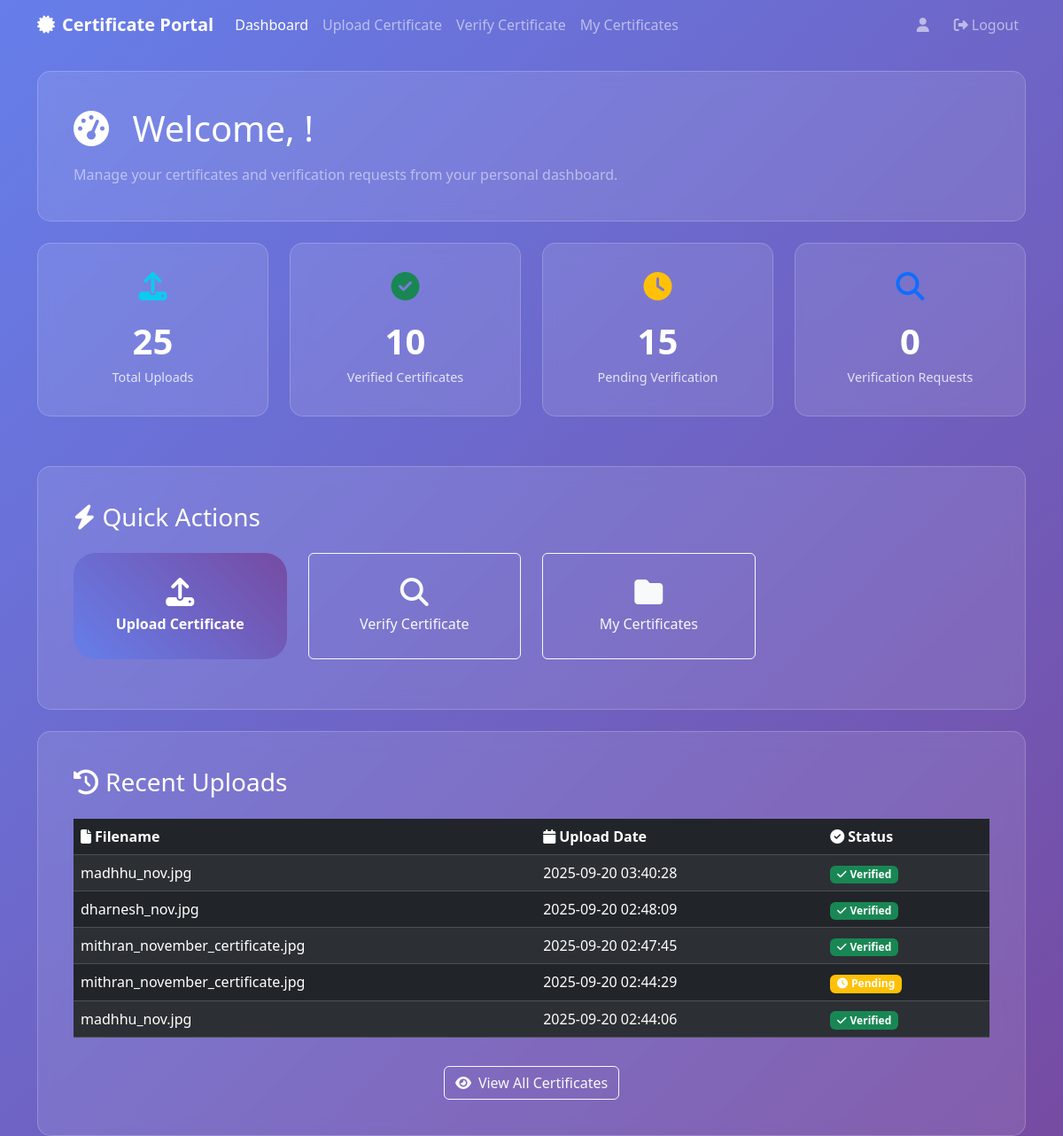
The app's page /dashboard (signed in) with its own data.
### tables this page shows
CREATE TABLE user_certificates (
        id INTEGER PRIMARY KEY AUTOINCREMENT,
        user_id INTEGER,
        filename TEXT NOT NULL,
        original_filename TEXT NOT NULL,
        upload_date TIMESTAMP DEFAULT CURRENT_TIMESTAMP,
        extracted_data TEXT,
        verification_status TEXT DEFAULT 'pending',
        verification_result TEXT,
        FOREIGN KEY (user_id) REFERENCES portal_users (id)
    );

### user/app.py (the view)
@app.route('/dashboard')
@login_required
def dashboard():
    conn = get_user_db()
    cursor = conn.cursor()
    user_id = session['user_id']
    cursor.execute('SELECT COUNT(*) FROM user_certificates WHERE user_id = ?', (user_id,))
    total_uploads = cursor.fetchone()[0]
    cursor.execute('SELECT COUNT(*) FROM user_certificates WHERE user_id = ? AND verification_status = "verified"', (user_id,))
    verified_certificates = cursor.fetchone()[0]
    cursor.execute('SELECT COUNT(*) FROM verification_requests WHERE user_id = ?', (user_id,))
    verification_requests = cursor.fetchone()[0]
    cursor.execute('SELECT original_filename, upload_date, verification_status FROM user_certificates WHERE user_id = ? ORDER BY upload_date DESC LIMIT 5', (user_id,))
    recent_uploads = cursor.fetchall()
    conn.close()
    stats = {
        'total_uploads': total_uploads,
        'verified_certificates': verified_certificates,
        'pending_certificates': total_uploads - verified_certificates,
        'verification_requests': verification_requests
    }
    return render_template('dashboard.html', stats=stats, recent_uploads=recent_uploads)

### user/app.py (called while the page is built)
def get_user_db():
    return sqlite3.connect(USER_DB_PATH)

def login_required(f):
    @wraps(f)
    def decorated_function(*args, **kwargs):
        if 'user_id' not in session:
            flash('Please log in to access this page.', 'warning')
            return redirect(url_for('login'))
        return f(*args, **kwargs)
    return decorated_function

### user/templates/dashboard.html (shortened to what this page needs)
<!DOCTYPE html>
<html lang="en">
<head>
    <link href="https://cdn.jsdelivr.net/npm/bootstrap@5.3.2/dist/css/bootstrap.min.css" rel="stylesheet">
    <link href="https://cdnjs.cloudflare.com/ajax/libs/font-awesome/6.4.0/css/all.min.css" rel="stylesheet">
</head>
<body>
    <nav class="navbar navbar-expand-lg navbar-dark bg-transparent">
        <div class="container">
            <a class="navbar-brand fw-bold" href="{{ url_for('dashboard') }}">
                <i class="fas fa-certificate me-2"></i>Certificate Portal
            </a>
                        <div class="collapse navbar-collapse" id="navbarNav">
                <div class="navbar-nav me-auto">
                    <a class="nav-link active" href="{{ url_for('dashboard') }}">Dashboard</a>
                    <a class="nav-link" href="{{ url_for('upload_certificate') }}">Upload Certificate</a>
                    <a class="nav-link" href="{{ url_for('verify_certificate') }}">Verify Certificate</a>
                    <a class="nav-link" href="{{ url_for('my_certificates') }}">My Certificates</a>
                </div>
                <div class="navbar-nav">
                    <span class="navbar-text me-3">
                        <i class="fas fa-user me-1"></i>{{ session.full_name }}
                    </span>
                    <a class="nav-link" href="{{ url_for('logout') }}">
                        <i class="fas fa-sign-out-alt me-1"></i>Logout
                    </a>
                </div>
            </div>
        </div>
    </nav>
    <div class="container mt-4">
        <div class="row mb-4">
            <div class="col-12">
                <div class="card p-4">
                    <div class="card-body">
                        <h1 class="text-white mb-3">
                            <i class="fas fa-tachometer-alt me-3"></i>
                            Welcome, {{ session.full_name }}!
                        </h1>
                        <p class="text-white-50 mb-0">
                            Manage your certificates and verification requests from your personal dashboard.
                        </p>
                    </div>
                </div>
            </div>
        </div>
        <div class="row mb-4">
            <div class="col-lg-3 col-md-6 mb-3">
                <div class="card stat-card">
                    <i class="fas fa-upload fa-2x text-info mb-3"></i>
                    <div class="stat-number">{{ stats.total_uploads }}</div>
                    <div class="stat-label">Total Uploads</div>
                </div>
            </div>
            <div class="col-lg-3 col-md-6 mb-3">
                <div class="card stat-card">
                    <i class="fas fa-check-circle fa-2x text-success mb-3"></i>
                    <div class="stat-number">{{ stats.verified_certificates }}</div>
                    <div class="stat-label">Verified Certificates</div>
                </div>
            </div>
            <div class="col-lg-3 col-md-6 mb-3">
                <div class="card stat-card">
                    <i class="fas fa-clock fa-2x text-warning mb-3"></i>
                    <div class="stat-number">{{ stats.pending_certificates }}</div>
                    <div class="stat-label">Pending Verification</div>
                </div>
            </div>
            <div class="col-lg-3 col-md-6 mb-3">
                <div class="card stat-card">
                    <i class="fas fa-search fa-2x text-primary mb-3"></i>
                    <div class="stat-number">{{ stats.verification_requests }}</div>
                    <div class="stat-label">Verification Requests</div>
                </div>
            </div>
        </div>
        <div class="row mb-4">
            <div class="col-12">
                <div class="card p-4">
                    <div class="card-body">
                        <h3 class="text-white mb-4">
                            <i class="fas fa-bolt me-2"></i>Quick Actions
                        </h3>
                        <div class="row">
                            <div class="col-lg-3 col-md-6 mb-3">
                                <a href="{{ url_for('upload_certificate') }}" class="btn btn-custom w-100 h-100 d-flex flex-column align-items-center justify-content-center btn-action">
                                    <i class="fas fa-upload fa-2x mb-2"></i>
                                    <span>Upload Certificate</span>
                                </a>
                            </div>
                            <div class="col-lg-3 col-md-6 mb-3">
                                <a href="{{ url_for('verify_certificate') }}" class="btn btn-outline-light w-100 h-100 d-flex flex-column align-items-center justify-content-center btn-action">
                                    <i class="fas fa-search fa-2x mb-2"></i>
                                    <span>Verify Certificate</span>
                                </a>
                            </div>
                            <div class="col-lg-3 col-md-6 mb-3">
                                <a href="{{ url_for('my_certificates') }}" class="btn btn-outline-light w-100 h-100 d-flex flex-column align-items-center justify-content-center btn-action">
                                    <i class="fas fa-folder fa-2x mb-2"></i>
                                    <span>My Certificates</span>
                                </a>
                            </div>
                        </div>
                    </div>
                </div>
            </div>
        </div>
        {% if recent_uploads %}
        <div class="row">
            <div class="col-12">
                <div class="card p-4">
                    <div class="card-body">
                        <h3 class="text-white mb-4">
                            <i class="fas fa-history me-2"></i>Recent Uploads
                        </h3>
                        <div class="table-responsive">
                            <table class="table table-dark table-striped">
                                <thead>
                                    <tr>
                                        <th><i class="fas fa-file me-1"></i>Filename</th>
                                        <th><i class="fas fa-calendar me-1"></i>Upload Date</th>
                                        <th><i class="fas fa-check-circle me-1"></i>Status</th>
                                    </tr>
                                </thead>
                                <tbody>
                                    {% for upload in recent_uploads %}
                                    <tr>
                                        <td>{{ upload[0] }}</td>
                                        <td>{{ upload[1] }}</td>
                                        <td>
                                            {% if upload[2] == 'verified' %}
                                                <span class="badge bg-success">
                                                    <i class="fas fa-check me-1"></i>Verified
                                                </span>
                                            {% else %}
                                                <span class="badge bg-warning">
                                                    <i class="fas fa-clock me-1"></i>Pending
                                                </span>
                                            {% endif %}
                                        </td>
                                    </tr>
                                    {% endfor %}
                                </tbody>
                            </table>
                        </div>
                        <div class="text-center mt-3">
                            <a href="{{ url_for('my_certificates') }}" class="btn btn-outline-light">
                                <i class="fas fa-eye me-2"></i>View All Certificates
                            </a>
                        </div>
                    </div>
                </div>
            </div>
        </div>
        {% endif %}
    </div>
</body>
</html>

### user/templates/dashboard.html (style rules this page uses)
body { background: linear-gradient(135deg, #667eea 0%, #764ba2 100%); min-height: 100vh; }
.card { backdrop-filter: blur(10px); background: rgba(255, 255, 255, 0.1); border: 1px solid rgba(255, 255, 255, 0.2); border-radius: 15px; }
.stat-card { text-align: center; padding: 2rem; margin-bottom: 1rem; }
.stat-number { font-size: 2.5rem; font-weight: bold; color: white; }
.stat-label { color: rgba(255, 255, 255, 0.8); font-size: 0.9rem; }
.btn-action { min-height: 120px; }
.btn-custom { background: linear-gradient(45deg, #667eea, #764ba2); border: none; padding: 12px 30px; border-radius: 25px; color: white; font-weight: 600; transition: all 0.3s ease; }

### records on screen
user_certificates: original_filename "madhhu_nov.jpg", upload_date "2025-09-20 03:40:28", verification_status "verified" (drawn)
user_certificates: original_filename "dharnesh_nov.jpg", upload_date "2025-09-20 02:48:09", verification_status "verified" (drawn)
user_certificates: original_filename "mithran_november_certificate.jpg", upload_date "2025-09-20 02:47:45", verification_status "verified" (drawn)
user_certificates: original_filename "mithran_november_certificate.jpg", upload_date "2025-09-20 02:44:29", verification_status "pending" (drawn)
user_certificates: original_filename "madhhu_nov.jpg", upload_date "2025-09-20 02:44:06", verification_status "verified" (drawn)

### other values on screen
{{ stats.total_uploads }} "25"
{{ stats.verified_certificates }} "10"
{{ stats.pending_certificates }} "15"
{{ stats.verification_requests }} "0"
